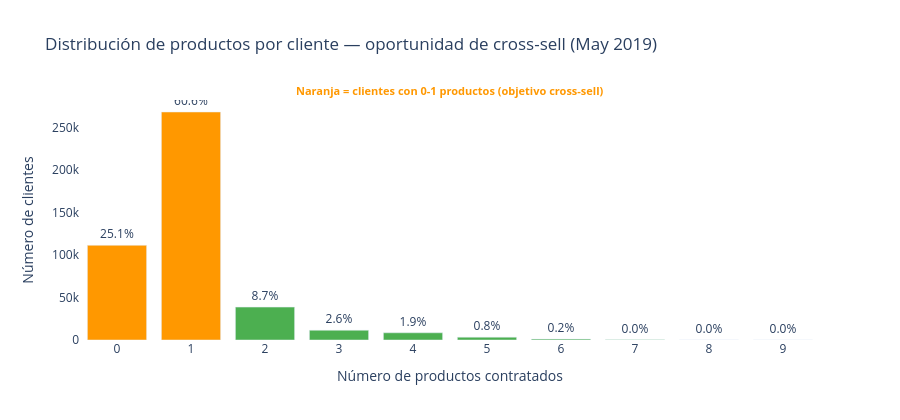
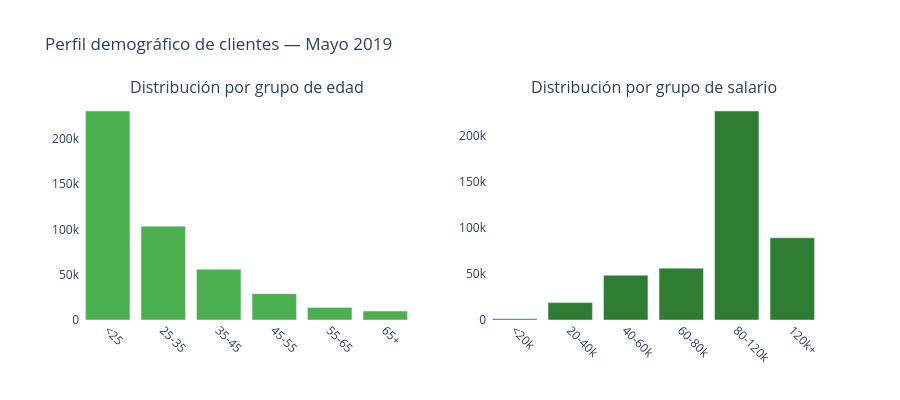

Here is the notebook cell these charts were saved with, in order:
### Markdown cell above
Lo que nos dicen los datos:

- A comienzos de 2018 (febrero-junio), aproximadamente el 75% de las contrataciones procedían de clientes existentes y alrededor del 25% de clientes nuevos, lo que refleja una base de cross-sell saludable.

- Entre julio y octubre de 2018, la contribución de los clientes nuevos sube hasta cerca del 50%, lo que confirma el impacto de la gran campaña de captación.

- La tendencia en 2019 muestra que la aportación de los clientes nuevos cae con fuerza hasta situarse entre el 9% y el 14% en mayo de 2019, lo que indica que la base está madurando y que los clientes existentes dominan cada vez más la contratación.

- El cambio estratégico que quiere Carol ya se está produciendo de forma natural: los clientes existentes son cada vez más la principal fuente de nuevos contratos.

Esta es la respuesta a la pregunta de Carol: “¿Son los clientes nuevos quienes contratan o los que ya teníamos?” → Los clientes que ya teníamos, y además la tendencia se está acelerando.

### Code cell
# ── Gráfico 4: Distribución de productos por cliente (cross-sell opportunity)

product_dist = df[df['pk_partition'] == last_partition]['total_products'].value_counts().sort_index().reset_index()
product_dist.columns = ['num_productos', 'clientes']
product_dist['pct'] = (product_dist['clientes'] / product_dist['clientes'].sum() * 100).round(1)

fig4 = go.Figure(go.Bar(
    x=product_dist['num_productos'].astype(str),
    y=product_dist['clientes'],
    marker_color=[EM_ORANGE if x <= 1 else EM_GREEN for x in product_dist['num_productos']],
    text=product_dist['pct'].apply(lambda x: f'{x}%'),
    textposition='outside'
))

fig4.update_layout(
    title='Distribución de productos por cliente — oportunidad de cross-sell (May 2019)',
    xaxis_title='Número de productos contratados',
    yaxis_title='Número de clientes',
    plot_bgcolor='white',
    height=420,
    annotations=[dict(
        x=0.5, y=1.08, xref='paper', yref='paper',
        text='<b>Naranja = clientes con 0-1 productos (objetivo cross-sell)</b>',
        showarrow=False, font=dict(size=11, color=EM_ORANGE)
    )]
)
fig4.show()

# ── Gráfico 5: Perfil demográfico — edad y salario ─────────────────────────

fig5 = make_subplots(rows=1, cols=2, 
                      subplot_titles=('Distribución por grupo de edad',
                                     'Distribución por grupo de salario'))

age_dist = df[df['pk_partition'] == last_partition]['age_group'].value_counts().sort_index()
salary_dist = df[df['pk_partition'] == last_partition]['salary_group'].value_counts().sort_index()

fig5.add_trace(go.Bar(
    x=age_dist.index.astype(str),
    y=age_dist.values,
    marker_color=EM_GREEN,
    name='Edad'
), row=1, col=1)

fig5.add_trace(go.Bar(
    x=salary_dist.index.astype(str),
    y=salary_dist.values,
    marker_color=EM_DARK,
    name='Salario'
), row=1, col=2)

fig5.update_layout(
    title='Perfil demográfico de clientes — Mayo 2019',
    plot_bgcolor='white',
    height=400,
    showlegend=False
)
fig5.update_xaxes(tickangle=45)
fig5.show()

print("✓ Gráficos 4 y 5 generados!")

### Figure 1 — Plotly figure (JSON) as saved in the notebook; plotly's stock layout.template omitted (floating-point values rounded to 4 significant figures)
{"data": [{"marker": {"color": ["#FF9800", "#FF9800", "#4CAF50", "#4CAF50", "#4CAF50", "#4CAF50", "#4CAF50", "#4CAF50", "#4CAF50", "#4CAF50"]}, "text": ["25.1%", "60.6%", "8.7%", "2.6%", "1.9%", "0.8%", "0.2%", "0.0%", "0.0%", "0.0%"], "textposition": "outside", "type": "bar", "x": ["0", "1", "2", "3", "4", "5", "6", "7", "8", "9"], "y": [111407, 268286, 38714, 11502, 8479, 3342, 1038, 194, 31, 2]}], "layout": {"annotations": [{"font": {"color": "#FF9800", "size": 11}, "showarrow": false, "text": "<b>Naranja = clientes con 0-1 productos (objetivo cross-sell)</b>", "x": 0.5, "xref": "paper", "y": 1.08, "yref": "paper"}], "height": 420, "plot_bgcolor": "white", "title": {"text": "Distribución de productos por cliente — oportunidad de cross-sell (May 2019)"}, "xaxis": {"title": {"text": "Número de productos contratados"}}, "yaxis": {"title": {"text": "Número de clientes"}}}}

### Figure 2 — Plotly figure (JSON) as saved in the notebook; plotly's stock layout.template omitted (floating-point values rounded to 4 significant figures)
{"data": [{"marker": {"color": "#4CAF50"}, "name": "Edad", "type": "bar", "x": ["<25", "25-35", "35-45", "45-55", "55-65", "65+"], "xaxis": "x", "y": [230769, 103486, 56042, 29119, 13758, 9801], "yaxis": "y"}, {"marker": {"color": "#2E7D32"}, "name": "Salario", "type": "bar", "x": ["<20k", "20-40k", "40-60k", "60-80k", "80-120k", "120k+"], "xaxis": "x2", "y": [1470, 18936, 48604, 56406, 227532, 89470], "yaxis": "y2"}], "layout": {"annotations": [{"font": {"size": 16}, "showarrow": false, "text": "Distribución por grupo de edad", "x": 0.225, "xanchor": "center", "xref": "paper", "y": 1, "yanchor": "bottom", "yref": "paper"}, {"font": {"size": 16}, "showarrow": false, "text": "Distribución por grupo de salario", "x": 0.775, "xanchor": "center", "xref": "paper", "y": 1, "yanchor": "bottom", "yref": "paper"}], "height": 400, "plot_bgcolor": "white", "showlegend": false, "title": {"text": "Perfil demográfico de clientes — Mayo 2019"}, "xaxis": {"anchor": "y", "domain": [0, 0.45], "tickangle": 45}, "xaxis2": {"anchor": "y2", "domain": [0.55, 1], "tickangle": 45}, "yaxis": {"anchor": "x", "domain": [0, 1]}, "yaxis2": {"anchor": "x2", "domain": [0, 1]}}}
